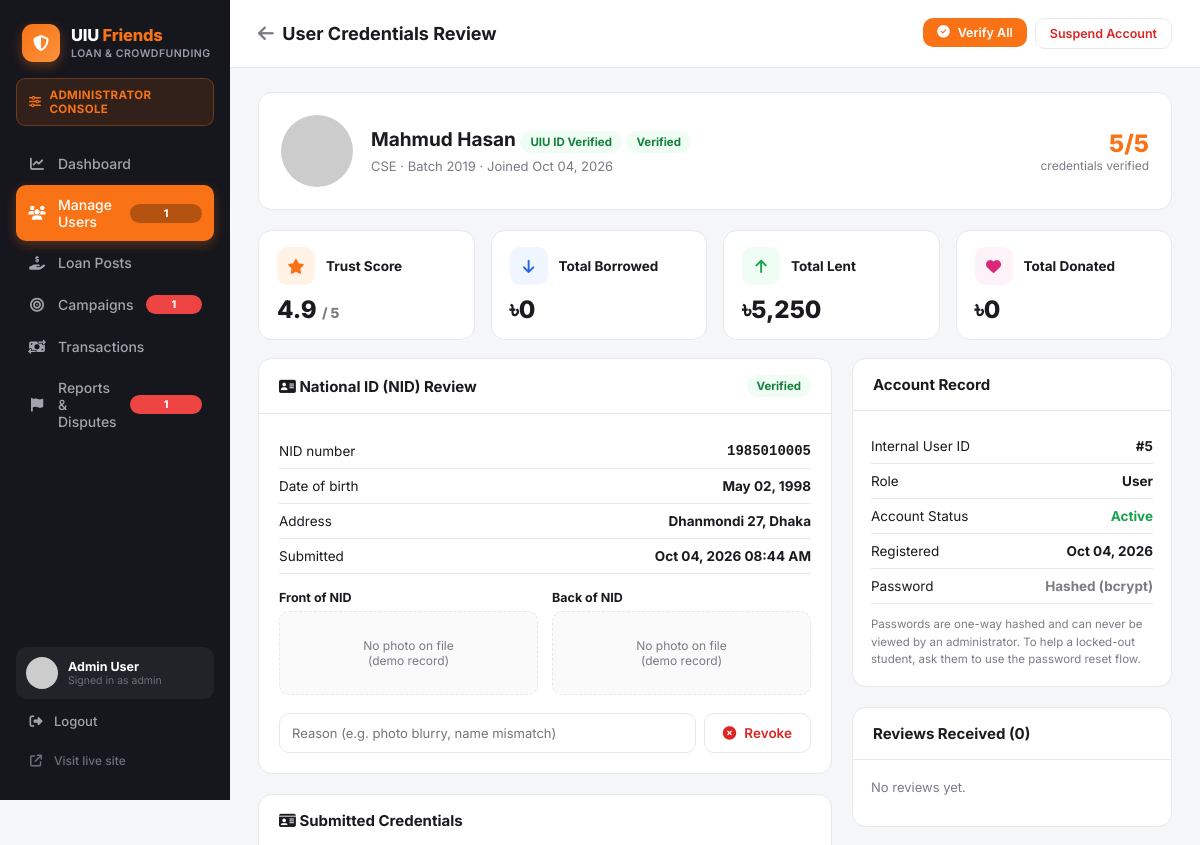
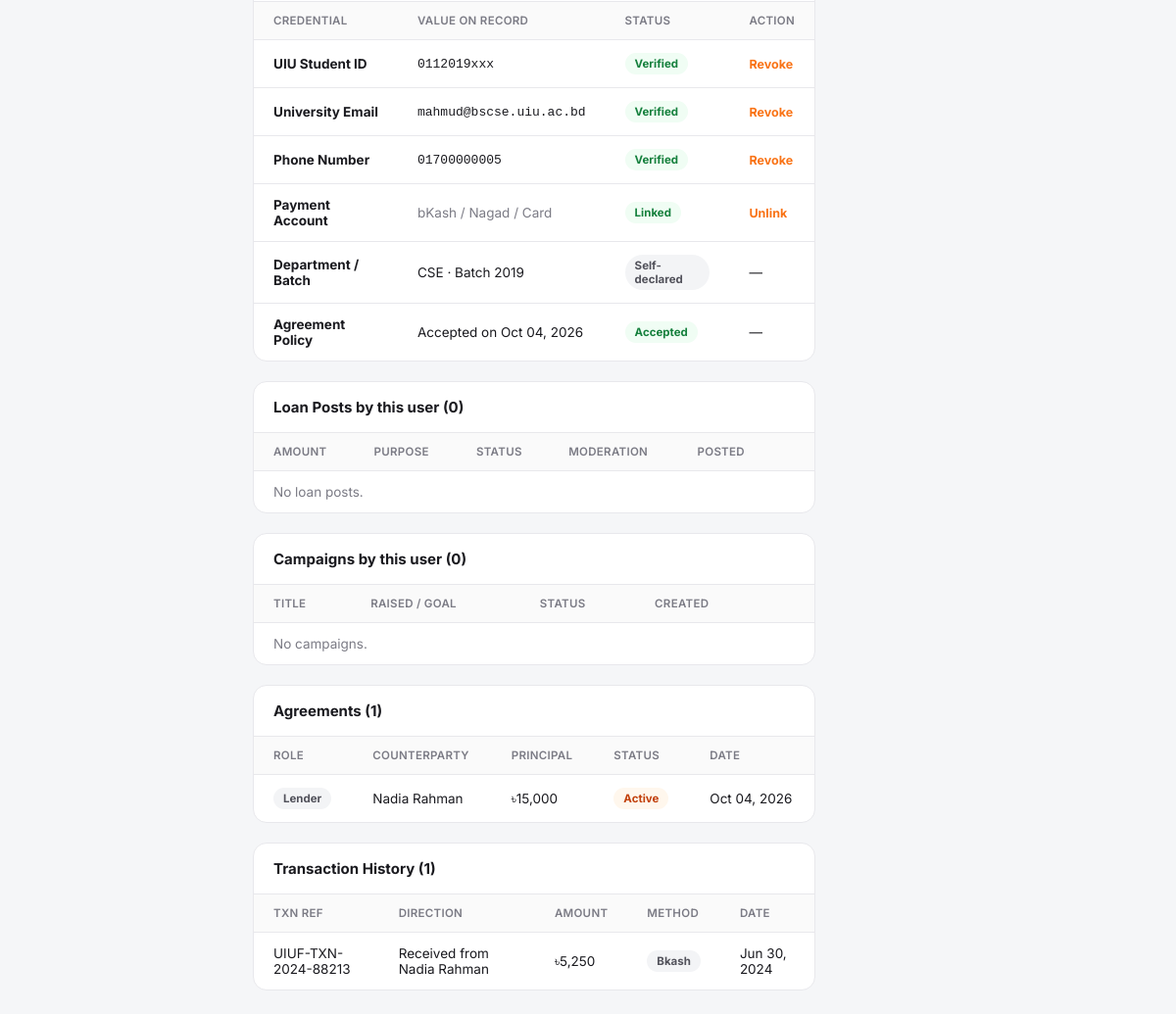
The page /admin/view_user.php?id=5 (signed in) on the database its author committed (2 pictures, top to bottom).
### tables this page shows
CREATE TABLE users (
    id                      INT AUTO_INCREMENT PRIMARY KEY,
    full_name               VARCHAR(120)  NOT NULL,
    email                   VARCHAR(150)  NOT NULL UNIQUE,
    password_hash           VARCHAR(255)  NOT NULL,
    student_id              VARCHAR(30)   NOT NULL UNIQUE,
    department              VARCHAR(20)   NOT NULL,
    batch                   VARCHAR(10)   NOT NULL,
    phone                   VARCHAR(20)   DEFAULT NULL,
    avatar                  VARCHAR(255)  DEFAULT 'assets/img/default-avatar.svg',
    role                    ENUM('user','admin') NOT NULL DEFAULT 'user',
    trust_score             DECIMAL(3,2)  NOT NULL DEFAULT 4.00,
    uiu_id_verified         TINYINT(1)    NOT NULL DEFAULT 0,
    email_verified          TINYINT(1)    NOT NULL DEFAULT 0,
    phone_verified          TINYINT(1)    NOT NULL DEFAULT 0,
    payment_linked          TINYINT(1)    NOT NULL DEFAULT 0,
    agreement_accepted      TINYINT(1)    NOT NULL DEFAULT 0,
     
    nid_number              VARCHAR(20)   DEFAULT NULL UNIQUE,
    date_of_birth           DATE          DEFAULT NULL,
    address                 VARCHAR(255)  DEFAULT NULL,
    nid_front               VARCHAR(255)  DEFAULT NULL,
    nid_back                VARCHAR(255)  DEFAULT NULL,
    nid_status              ENUM('not_submitted','pending','verified','rejected') NOT NULL DEFAULT 'not_submitted',
    nid_reject_reason       VARCHAR(255)  DEFAULT NULL,
    nid_submitted_at        DATETIME      DEFAULT NULL,
    status                  ENUM('active','suspended') NOT NULL DEFAULT 'active',
    created_at              DATETIME      NOT NULL DEFAULT CURRENT_TIMESTAMP
);

CREATE TABLE agreements (
    id                  INT AUTO_INCREMENT PRIMARY KEY,
    loan_post_id        INT NOT NULL,
    offer_id            INT NOT NULL,
    borrower_id         INT NOT NULL,
    lender_id           INT NOT NULL,
    principal           DECIMAL(12,2) NOT NULL,
    interest_rate       DECIMAL(5,2)  NOT NULL,
    tenure_months       INT NOT NULL,
    total_payable       DECIMAL(12,2) NOT NULL,
    repayment_plan      ENUM('emi','full') DEFAULT NULL,
    borrower_signed     TINYINT(1) NOT NULL DEFAULT 0,
    lender_signed       TINYINT(1) NOT NULL DEFAULT 0,
    status              ENUM('pending_confirmation','active','completed','disputed') NOT NULL DEFAULT 'pending_confirmation',
    created_at          DATETIME NOT NULL DEFAULT CURRENT_TIMESTAMP,
    FOREIGN KEY (loan_post_id) REFERENCES loan_posts(id) ON DELETE CASCADE,
    FOREIGN KEY (offer_id) REFERENCES loan_offers(id) ON DELETE CASCADE,
    FOREIGN KEY (borrower_id) REFERENCES users(id) ON DELETE CASCADE,
    FOREIGN KEY (lender_id) REFERENCES users(id) ON DELETE CASCADE
);

CREATE TABLE transactions (
    id                  INT AUTO_INCREMENT PRIMARY KEY,
    agreement_id        INT NOT NULL,
    installment_id      INT DEFAULT NULL,
    txn_ref             VARCHAR(40) NOT NULL UNIQUE,
    payer_id            INT NOT NULL,
    payee_id            INT NOT NULL,
    amount              DECIMAL(12,2) NOT NULL,
    gateway_fee         DECIMAL(12,2) NOT NULL DEFAULT 0,
    payment_method      ENUM('bkash','nagad','card','bank') NOT NULL,
    status              ENUM('success','pending','failed') NOT NULL DEFAULT 'success',
    created_at          DATETIME NOT NULL DEFAULT CURRENT_TIMESTAMP,
    FOREIGN KEY (agreement_id) REFERENCES agreements(id) ON DELETE CASCADE,
    FOREIGN KEY (installment_id) REFERENCES installments(id) ON DELETE SET NULL,
    FOREIGN KEY (payer_id) REFERENCES users(id) ON DELETE CASCADE,
    FOREIGN KEY (payee_id) REFERENCES users(id) ON DELETE CASCADE
);

### admin/view_user.php (the view, shortened to what the rows shown need)
<?php
require_once __DIR__ . '/../includes/functions.php';
$admin = current_admin();
$id = (int)($_GET['id'] ?? 0);
$stmt = $pdo->prepare("SELECT * FROM users WHERE id=? AND role='user'");
$stmt->execute([$id]);
$us = $stmt->fetch();
$agreements = $pdo->prepare("SELECT a.*, bu.full_name borrower_name, lu.full_name lender_name
    FROM agreements a JOIN users bu ON bu.id=a.borrower_id JOIN users lu ON lu.id=a.lender_id
    WHERE a.borrower_id=? OR a.lender_id=? ORDER BY a.created_at DESC");
$agreements->execute([$id, $id]); $agreements = $agreements->fetchAll();
$txns = $pdo->prepare("SELECT t.*, u1.full_name payer, u2.full_name payee FROM transactions t
    JOIN users u1 ON u1.id=t.payer_id JOIN users u2 ON u2.id=t.payee_id
    WHERE t.payer_id=? OR t.payee_id=? ORDER BY t.created_at DESC LIMIT 25");
$txns->execute([$id, $id]); $txns = $txns->fetchAll();
$verifiedCount = $us['uiu_id_verified'] + $us['email_verified'] + $us['phone_verified'] + $us['payment_linked'] + ($us['nid_status'] === 'verified' ? 1 : 0);
include __DIR__ . '/../includes/header.php';
?>
<div class="admin-shell">
  <?php include __DIR__ . '/includes/sidebar.php'; ?>
  <div class="admin-main">
    <div class="admin-topbar">
      <h1><a href="users.php" style="color:var(--text-muted);"><i class="fa-solid fa-arrow-left"></i></a> &nbsp;User Credentials Review</h1>
    </div>
    <div class="admin-content">
      <div class="admin-table-card" style="margin-bottom:20px;">
        <div style="padding:22px;display:flex;gap:18px;align-items:center;flex-wrap:wrap;">
          <div style="flex:1;min-width:220px;">
            <h2 style="margin:0 0 5px;font-size:19px;">
              <?= e($us['full_name']) ?>
              <?= $us['uiu_id_verified'] ? '<span class="pill pill-green">UIU ID Verified</span>' : '<span class="pill pill-orange">UIU ID Unverified</span>' ?>
              <?= nid_status_pill($us['nid_status']) ?>
            </h2>
            <div style="font-size:13px;color:var(--text-muted);">
              <?= e($us['department']) ?> · Batch <?= e($us['batch']) ?> · Joined <?= date('M d, Y', strtotime($us['created_at'])) ?>
            </div>
          </div>
          <div style="text-align:right;">
            <div style="font-size:24px;font-weight:800;color:var(--orange);"><?= $verifiedCount ?>/5</div>
            <div style="font-size:12px;color:var(--text-muted);">credentials verified</div>
          </div>
        </div>
      </div>
      <div class="kpi-row">
        <div class="kpi-card"><div class="kpi-head"><div class="icon" style="background:#fff3e8;color:#f97316;"><i class="fa-solid fa-star"></i></div><div class="kpi-title">Trust Score</div></div><div class="num"><?= number_format($us['trust_score'],1) ?> <span style="font-size:14px;color:var(--text-muted);">/ 5</span></div></div>
      </div>
      <div style="display:flex;gap:20px;align-items:flex-start;flex-wrap:wrap;">
        <div style="flex:1;min-width:340px;display:flex;flex-direction:column;gap:20px;">
          <div class="admin-table-card" id="nid" style="border-color:<?= $us['nid_status']==='pending' ? '#fdba74' : 'var(--border)' ?>;">
            <div class="head"><h3><i class="fa-solid fa-address-card"></i> National ID (NID) Review</h3><?= nid_status_pill($us['nid_status']) ?></div>
            <div style="padding:20px;">
              <?php if ($us['nid_status'] === 'not_submitted' && !$us['nid_front']): ?>
                <p style="font-size:13.5px;color:var(--text-muted);margin:0;">This student has not uploaded NID photos yet.
                  <?php if ($us['nid_number']): ?>Number given at sign-up: <strong><?= e($us['nid_number']) ?></strong><?php endif; ?></p>
              <?php else: ?>
                <div class="info-row"><span>NID number</span><span class="val" style="font-family:monospace;font-size:14px;"><?= e($us['nid_number'] ?: '—') ?></span></div>
                <div class="info-row"><span>Date of birth</span><span class="val"><?= $us['date_of_birth'] ? date('M d, Y', strtotime($us['date_of_birth'])) : '—' ?></span></div>
                <div class="info-row"><span>Address</span><span class="val" style="max-width:65%;text-align:right;"><?= e($us['address'] ?: '—') ?></span></div>
                <div class="info-row"><span>Submitted</span><span class="val"><?= $us['nid_submitted_at'] ? date('M d, Y h:i A', strtotime($us['nid_submitted_at'])) : '—' ?></span></div>
                <div style="display:flex;gap:14px;margin-top:16px;flex-wrap:wrap;">
                  <?php foreach (['nid_front' => 'Front', 'nid_back' => 'Back'] as $col => $lbl): ?>
                    <div style="flex:1;min-width:220px;">
                      <div style="font-size:12.5px;font-weight:700;margin-bottom:6px;"><?= $lbl ?> of NID</div>
                      <?php if ($us[$col]): ?>
                        <?php if (preg_match('/\.pdf$/i', $us[$col])): ?>
                          <a class="btn btn-outline btn-sm" href="file.php?t=<?= $col ?>&id=<?= $us['id'] ?>" target="_blank"><i class="fa-solid fa-file-pdf"></i> Open PDF</a>
                        <?php else: ?>
                          <a href="file.php?t=<?= $col ?>&id=<?= $us['id'] ?>" target="_blank"><img class="file-thumb" src="file.php?t=<?= $col ?>&id=<?= $us['id'] ?>" alt="NID <?= $lbl ?>"></a>
                        <?php endif; ?>
                      <?php else: ?>
                        <div style="padding:26px 10px;text-align:center;font-size:12px;color:var(--text-muted);background:#fafafa;border:1px dashed var(--border);border-radius:10px;">No photo on file<br>(demo record)</div>
                      <?php endif; ?>
                    </div>
                  <?php endforeach; ?>
                </div>
                <div style="display:flex;gap:10px;margin-top:18px;flex-wrap:wrap;align-items:flex-start;">
                  <form method="post" style="display:flex;gap:8px;flex:1;min-width:260px;">
                    <input type="text" name="reason" placeholder="Reason (e.g. photo blurry, name mismatch)" style="flex:1;border:1px solid var(--border);border-radius:10px;padding:10px 12px;font-size:13px;">
                    <button class="btn btn-outline" type="submit" style="color:#dc2626;"><i class="fa-solid fa-circle-xmark"></i> <?= $us['nid_status']==='verified' ? 'Revoke' : 'Reject' ?></button>
                  </form>
                </div>
              <?php endif; ?>
            </div>
          </div>
          <div class="admin-table-card">
            <table class="admin-table">
              <tr><th>Credential</th><th>Value on record</th><th>Status</th><th>Action</th></tr>
              <tr>
                <td><strong>UIU Student ID</strong></td>
                <td style="font-family:monospace;font-size:13px;"><?= e($us['student_id']) ?></td>
                <td><span class="pill <?= $us['uiu_id_verified']?'pill-green':'pill-orange' ?>"><?= $us['uiu_id_verified']?'Verified':'Pending' ?></span></td>
                <td><form method="post" class="inline"></form></td>
              </tr>
              <tr>
                <td><strong>University Email</strong></td>
                <td style="font-family:monospace;font-size:13px;"><?= e($us['email']) ?></td>
                <td><span class="pill <?= $us['email_verified']?'pill-green':'pill-orange' ?>"><?= $us['email_verified']?'Verified':'Pending' ?></span></td>
                <td><form method="post" class="inline"></form></td>
              </tr>
              <tr>
                <td><strong>Phone Number</strong></td>
                <td style="font-family:monospace;font-size:13px;"><?= e($us['phone'] ?: '— not provided —') ?></td>
                <td><span class="pill <?= $us['phone_verified']?'pill-green':'pill-orange' ?>"><?= $us['phone_verified']?'Verified':'Pending' ?></span></td>
                <td><form method="post" class="inline"></form></td>
              </tr>
              <tr>
                <td><strong>Department / Batch</strong></td>
                <td><?= e($us['department']) ?> · Batch <?= e($us['batch']) ?></td>
                <td><span class="pill pill-gray">Self-declared</span></td>
                <td>—</td>
              </tr>
              <tr>
                <td><strong>Agreement Policy</strong></td>
                <td><?= $us['agreement_accepted'] ? 'Accepted on ' . date('M d, Y', strtotime($us['created_at'])) : 'Not accepted' ?></td>
                <td><span class="pill <?= $us['agreement_accepted']?'pill-green':'pill-orange' ?>"><?= $us['agreement_accepted']?'Accepted':'Pending' ?></span></td>
                <td>—</td>
              </tr>
            </table>
          </div>
          <div class="admin-table-card">
            <table class="admin-table">
              <tr><th>Amount</th><th>Purpose</th><th>Status</th><th>Moderation</th><th>Posted</th><th></th></tr>
            </table>
          </div>
          <div class="admin-table-card">
            <table class="admin-table">
              <tr><th>Title</th><th>Raised / Goal</th><th>Status</th><th>Created</th><th></th></tr>
            </table>
          </div>
          <div class="admin-table-card">
            <table class="admin-table">
              <tr><th>Role</th><th>Counterparty</th><th>Principal</th><th>Status</th><th>Date</th></tr>
              <?php foreach ($agreements as $a): $isBorrower = $a['borrower_id'] == $id; ?>
              <tr>
                <td><span class="pill pill-gray"><?= $isBorrower ? 'Borrower' : 'Lender' ?></span></td>
                <td><?= e($isBorrower ? $a['lender_name'] : $a['borrower_name']) ?></td>
                <td><?= taka($a['principal']) ?></td>
                <td><span class="pill <?= $a['status']==='completed'?'pill-green':($a['status']==='disputed'?'pill-red':'pill-orange') ?>"><?= ucwords(str_replace('_',' ',$a['status'])) ?></span></td>
                <td><?= date('M d, Y', strtotime($a['created_at'])) ?></td>
              </tr>
              <?php endforeach; ?>
            </table>
          </div>
          <div class="admin-table-card">
            <table class="admin-table">
              <tr><th>Txn Ref</th><th>Direction</th><th>Amount</th><th>Method</th><th>Date</th></tr>
              <?php foreach ($txns as $t): ?>
              <tr>
                <td><?= e($t['txn_ref']) ?></td>
                <td><?= $t['payer_id'] == $id ? 'Paid to ' . e($t['payee']) : 'Received from ' . e($t['payer']) ?></td>
                <td><?= taka($t['amount']) ?></td>
                <td><span class="pill pill-gray"><?= ucfirst($t['payment_method']) ?></span></td>
                <td><?= date('M d, Y', strtotime($t['created_at'])) ?></td>
              </tr>
              <?php endforeach; ?>
            </table>
          </div>
        </div>
        <div style="width:320px;flex-shrink:0;display:flex;flex-direction:column;gap:20px;">
          <div class="admin-table-card">
            <div style="padding:18px;">
              <div class="info-row"><span>Internal User ID</span><span class="val">#<?= $us['id'] ?></span></div>
              <div class="info-row"><span>Role</span><span class="val"><?= ucfirst($us['role']) ?></span></div>
              <div class="info-row"><span>Account Status</span><span class="val <?= $us['status']==='active'?'green':'' ?>"><?= ucfirst($us['status']) ?></span></div>
              <div class="info-row"><span>Registered</span><span class="val"><?= date('M d, Y', strtotime($us['created_at'])) ?></span></div>
            </div>
          </div>
        </div>
      </div>
    </div>
  </div>
</div>
</body>
</html>

### admin/includes/sidebar.php (shortened to what the rows shown need)
<aside class="admin-sidebar">
  <div class="admin-userbox">
    <div class="admin-userbox-text">
      <div class="n"><?= e($admin['full_name'] ?? 'Administrator') ?></div>
      <div class="s">Signed in as admin</div>
    </div>
  </div>
</aside>

### includes/functions.php (shortened to what the rows shown need)
<?php
require_once __DIR__ . '/../config/db.php';
function current_admin(): ?array {
    global $pdo;
    $stmt = $pdo->prepare("SELECT * FROM users WHERE id = ? AND role = 'admin'");
    $stmt->execute([$_SESSION['admin_id']]);
    return $stmt->fetch() ?: null;
}
function e(?string $str): string {
    return htmlspecialchars($str ?? '', ENT_QUOTES, 'UTF-8');
}
function taka(float $amount): string {
    return '৳' . number_format($amount, $amount == floor($amount) ? 0 : 2);
}
function nid_status_label(string $status): string {
    return [
        'not_submitted' => 'Not submitted',
        'pending'       => 'Under review',
        'verified'      => 'Verified',
        'rejected'      => 'Rejected',
    ][$status] ?? $status;
}
function nid_status_pill(string $status): string {
    $cls = ['verified' => 'pill-green', 'pending' => 'pill-orange', 'rejected' => 'pill-red', 'not_submitted' => 'pill-gray'][$status] ?? 'pill-gray';
    return '<span class="pill ' . $cls . '">' . e(nid_status_label($status)) . '</span>';
}

### rows shown on the page
users: full_name "Admin User"
users: full_name "Mahmud Hasan", nid_status "Verified Verified", department "CSE", batch "2019", created_at "Oct 04, 2026", verifiedCount "5", trust_score "4.9", nid_number "1985010005", date_of_birth "May 02, 1998", address "Dhanmondi 27, Dhaka", nid_submitted_at "Oct 04, 2026 08:44 AM", student "0112019xxx", email "mahmud@bscse.uiu.ac.bd", phone "01700000005", id "5", role "User", status "Active"
agreements: shows "Lender", borrower.full_name "Nadia Rahman", principal "৳15,000", status "Active", created_at "Oct 04, 2026"
transactions: txn_ref "UIUF-TXN-2024-88213", payer.full_name "Nadia Rahman", amount "৳5,250", payment_method "Bkash", created_at "Jun 30, 2024"

### other values the page prints
$item['label'] "Dashboard"
$item['label'] "Manage Users"
$item['badge'] "1"
$item['label'] "Loan Posts"
$item['label'] "Campaigns"
$item['label'] "Transactions"
$item['label'] "Reports & Disputes"
taka($totalBorrowed) "৳0"
taka($totalLent) "৳5,250"
taka($totalDonated) "৳0"
$lbl "Front"
$lbl "Back"
count($posts) "0"
count($camps) "0"
count($agreements) "1"
